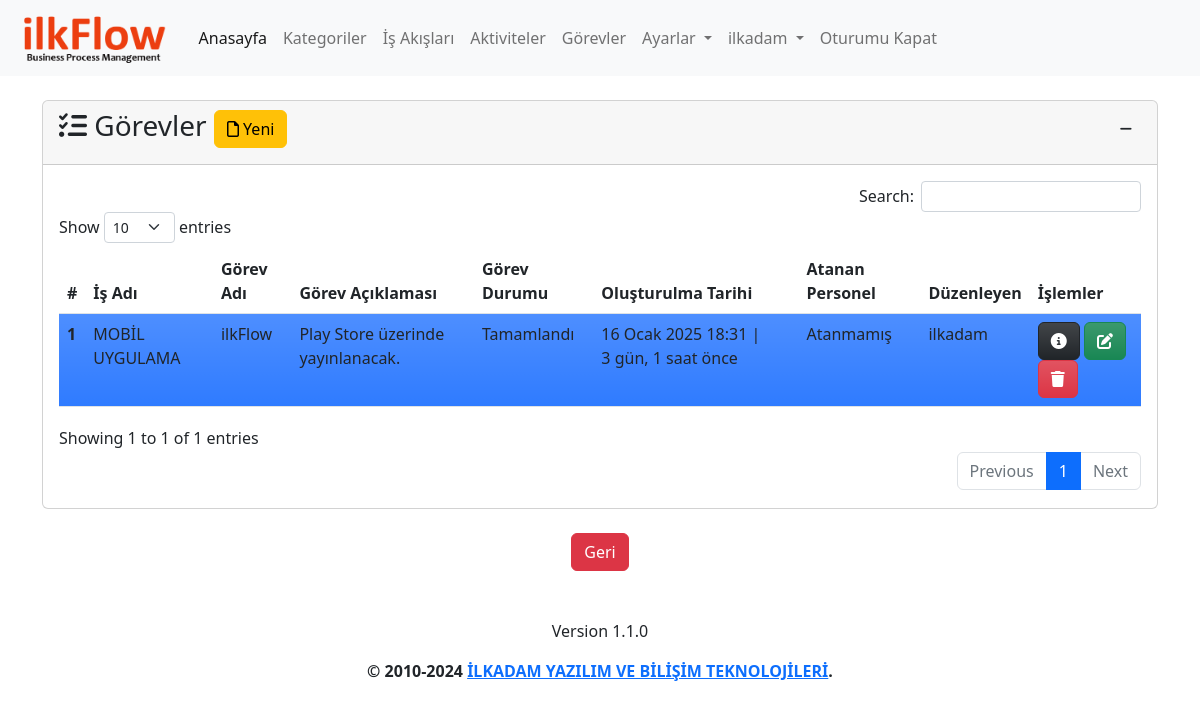
The app's page /task/ (signed in) with its own data.
### app/models.py (models this page shows, shortened)
class Task(models.Model):
    process=models.ForeignKey(Process,on_delete=models.CASCADE,verbose_name='İş Adı')
    name=models.CharField(max_length=500,verbose_name='Görev Adı')
    description=models.TextField(verbose_name='Görev Açıklaması', blank=True, null=True)
    state=models.ForeignKey(State, on_delete=models.SET_NULL,verbose_name='Durum', blank=True, null=True)
    assigned_user=models.ForeignKey(User,on_delete=models.SET_NULL,related_name='assigned_user',verbose_name='Atanan Personel', blank=True, null=True)
    created_date=models.DateTimeField(auto_now_add=True, verbose_name='Oluşturulma Tarihi')
    user=models.ForeignKey(User,on_delete=models.CASCADE,verbose_name='Kullanıcı', blank=True, null=True)
    class Meta:
        verbose_name='Görev'
        verbose_name_plural='Görevler'

class Process(models.Model):
    category=models.ForeignKey(Category,on_delete=models.CASCADE,verbose_name='Kategori')
    name=models.CharField(max_length=500,verbose_name='İş Akış Adı')
    description=models.TextField(verbose_name='İş Akış Açıklaması', blank=True, null=True)
    state=models.ForeignKey(State, on_delete=models.SET_NULL,verbose_name='Durum', blank=True, null=True)
    created_date=models.DateTimeField(auto_now_add=True, verbose_name='Oluşturulma Tarihi')
    user=models.ForeignKey(User,on_delete=models.CASCADE,verbose_name='Kullanıcı', blank=True, null=True)
    def __str__(self):
        return self.name # + ' - ' + self.created_date.strftime("%d.%m.%Y, %H:%M:%S")
    class Meta:
        verbose_name='İş Akışı'
        verbose_name_plural='İş Akışları'

class State(models.Model):
    name=models.CharField(max_length=100,verbose_name='Durum')
    description=models.TextField(verbose_name='Açıklama', blank=True, null=True)
    color=ColorField(default='#FFFFFF',verbose_name='Renk')
    created_date=models.DateTimeField(auto_now_add=True, verbose_name='Oluşturulma Tarihi', blank=True, null=True)
    user=models.ForeignKey(User,on_delete=models.PROTECT,verbose_name='Kullanıcı', blank=True, null=True)
    def __str__(self):
        return self.name
    class Meta:
        verbose_name='Durum'
        verbose_name_plural='Durumlar'

### app/views.py (the view, shortened to what this page needs)
# urls.py: path('task/', views.task, name='task'),
@login_required(login_url='/user/login/')
def task(request):
    state=get_object_or_404(State,name='Yeni')
    task_form=TaskForm(initial={'state':state})
    tasks = Task.objects.filter(user=request.user).order_by('-created_date')
    context = {
        'task_form':task_form,
        'tasks': tasks
    }
    return render(request, 'app/task.html', context)

### app/forms.py
class TaskForm(forms.ModelForm):
    class Meta:
        model=Task
        fields=('process','name','description','state')

### templates/app/task.html (shortened to what this page needs)
{% extends 'layout.html' %}
{% load humanize %}
{% block content %}
{% load crispy_forms_tags %}
<div class="row mt-3">
    <div class="col-md-12">
        <div class="card">
            <div class="card-header">
                <h3 class="card-title">
                    <i class="fa-solid fa-list-check"></i>
                    Görevler
                    <button type="button" class="btn btn-warning" data-bs-toggle="modal" data-bs-target="#taskModal">
                        <i class="fa-regular fa-file"></i>
                        Yeni
                    </button>
                    <div class="float-end">
                        <button class="btn btn-sm" type="button" data-bs-toggle="collapse"
                            data-bs-target="#collapseTask" aria-expanded="false" aria-controls="collapseTask">
                            <i class="fa-solid fa-minus"></i>
                        </button>
                    </div>
                </h3>
            </div>
            <div class="collapse show" id="collapseTask">
                <div class="card-body">
                    {% if tasks %}
                    <table id="task" class="table table-hover">
                        <thead>
                            <tr>
                                <th scope="col">#</th>
                                <th scope="col">İş Adı</th>
                                <th scope="col">Görev Adı</th>
                                <th scope="col">Görev Açıklaması</th>
                                <th scope="col">Görev Durumu</th>
                                <th scope="col">Oluşturulma Tarihi</th>
                                <th scope="col">Atanan Personel</th>
                                <th scope="col">Düzenleyen</th>
                                <th scope="col">İşlemler</th>
                            </tr>
                        </thead>
                        <tbody>
                            {% for task in tasks %}
                            <tr class="bg-gradient" style="background-color: {{ task.state.color }}">
                                <th scope="row">{{ task.id }}</th>
                                <td>{{ task.process }}</td>
                                <td>{{ task.name }}</td>
                                <td>{{ task.description | safe }}</td>
                                <td>
                                    {% if task.state is not None %}
                                    {{task.state}}
                                    {% else %}
                                    -
                                    {% endif %}
                                </td>
                                <td>{{ task.created_date }} | {{ task.created_date | timesince}} önce</td>
                                <td>
                                    {% if task.assigned_user is not None%}
                                    {{ task.assigned_user }}
                                    {% else %}
                                    Atanmamış
                                    {% endif %}
                                </td>
                                <td>{{ task.user }}</td>
                                <td>
                                    <a href="{% url 'task_detail' task.id %}" class="btn btn-dark bg-gradient"
                                        data-bs-toggle="popover" data-bs-trigger="hover" data-bs-title="Detaylar"
                                        data-bs-content="Seçili satırdaki kaydın detaylarını görüntüler.">
                                        <i class="fa-solid fa-circle-info"></i>
                                    </a>
                                    <a class="btn btn-success bg-gradient" href="{% url 'task_update' task.id %}"
                                        data-bs-toggle="popover" data-bs-trigger="hover" data-bs-title="Düzenle"
                                        data-bs-content="Seçili satırdaki kaydı düzenler.">
                                        <i class="fa-solid fa-pen-to-square"></i>
                                    </a>
                                    <a class="btn btn-danger bg-gradient" href="{% url 'task_delete' task.id %}"
                                        data-bs-toggle="popover" data-bs-trigger="hover" data-bs-title="Sil"
                                        data-bs-content="Seçili satırdaki kaydı siler.">
                                        <i class="fa-solid fa-trash"></i>
                                    </a>
                                </td>
                            </tr>
                            {% endfor %}
                        </tbody>
                    </table>
                    {% else %}
                    <div class="alert alert-warning">
                        <p>Görev bulunamadı.</p>
                    </div>
                    {% endif %}
                </div>
            </div>
        </div>
    </div>
</div>
{% endblock %}

### templates/layout.html (shortened to what this page needs)
{% load static %}
<!doctype html>
<html lang="tr">
<head>
  <link href="https://cdn.jsdelivr.net/npm/bootstrap@5.2.2/dist/css/bootstrap.min.css" rel="stylesheet"
>
  <link rel="stylesheet" type="text/css" href="https://cdn.datatables.net/1.12.1/css/dataTables.bootstrap5.min.css">
  <link rel="stylesheet" type="text/css"
    href="https://cdn.datatables.net/responsive/2.3.0/css/responsive.dataTables.min.css">
  <link rel="stylesheet" type="text/css" href="https://cdn.datatables.net/buttons/2.2.3/css/buttons.bootstrap5.min.css">
  <link href="https://cdn.jsdelivr.net/npm/summernote@0.8.18/dist/summernote-lite.min.css" rel="stylesheet">
  <link href="https://cdn.jsdelivr.net/npm/select2@4.1.0-rc.0/dist/css/select2.min.css" rel="stylesheet" />
  <link rel="stylesheet" href="{% static 'css/ilkflow.css' %}">
</head>
<body>
  <header>
    <nav class="navbar navbar-expand-lg bg-light">
      <div class="container-fluid">
        <a class="navbar-brand" href="{% url 'index' %}">
          <img class="logo" src="{% static 'img/logo-text.png' %}" alt="JeFlow">
        </a>
        <div class="collapse navbar-collapse" id="navbarNavDropdown">
          <ul class="navbar-nav">
            <li class="nav-item">
              <a class="nav-link active" aria-current="page" href="{% url 'index' %}">Anasayfa</a>
            </li>
            {% if user.is_authenticated %}
            <li class="nav-item">
              <a class="nav-link" href="{% url 'category' %}">Kategoriler</a>
            </li>
            <li class="nav-item">
              <a class="nav-link" href="{% url 'process' %}">İş Akışları</a>
            </li>
            <li class="nav-item">
              <a class="nav-link" href="{% url 'activity' %}">Aktiviteler</a>
            </li>
            <li class="nav-item">
              <a class="nav-link" href="{% url 'task' %}">Görevler</a>
            </li>
            <li class="nav-item dropdown">
              <a class="nav-link dropdown-toggle" href="{% url 'settings' %}" role="button" data-bs-toggle="dropdown"
                aria-expanded="false">
                Ayarlar
              </a>
            </li>
            <li class="nav-item dropdown">
              <a class="nav-link dropdown-toggle" href="{% url 'profile' %}" role="button" data-bs-toggle="dropdown"
                aria-expanded="false">
                {{ user }}
              </a>
            </li>
            <li class="nav-item">
              <a class="nav-link" href="javascript:{document.getElementById('logout').submit()}">Oturumu Kapat</a>
            </li>
            {% else %}
            <li class="nav-item">
              <a class="nav-link" href="{% url 'register' %}">Kayıt Ol</a>
            </li>
            {% endif %}
          </ul>
        </div>
      </div>
    </nav>
  </header>
  <main>
    <div class="container mt-4">
      {% block content %}
      {% endblock %}
      <div class="d-flex justify-content-center mt-4">
        <button class="btn btn-danger" onclick="history.back()">Geri</button>
      </div>
    </div>
  </main>
  <footer class="mt-5">
    <div class="d-flex flex-column justify-content-center align-items-center">
      <p>{% include 'partials/_version.html' %}</p>
      <p><strong>&copy; 2010-2024 <a href="https://ilkadam.com.tr" target="_blank">İLKADAM YAZILIM VE BİLİŞİM TEKNOLOJİLERİ</a>.</strong></p>
    </div>
  </footer>
</body>
</html>

### static/css/ilkflow.css (style rules this page uses)
img.logo { height: 50px; }

### records on screen
Task: id "1", process "MOBİL UYGULAMA", name "ilkFlow", description "Play Store üzerinde yayınlanacak.", state "Tamamlandı", created_date "16 Ocak 2025 18:31", created_date "3 gün, 1 saat", shows "Atanmamış", user "ilkadam"

### other values on screen
{{ user }} "ilkadam"
